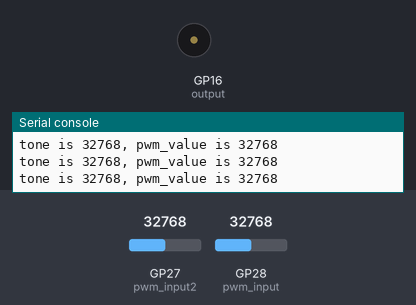
Simulated run of this program. Board: Raspberry Pi Pico running MicroPython. Shown: buzzer (waves = sounding), the last lines printed to the serial console. Inputs (shaded band) come from the test bench; at power-on: GP28 (pwm_input) = 32768, GP27 (pwm_input2) = 32768 (analog values on the 0–65535 scale).

Above: at 1.2 s.
1.3 s: GP28 (pwm_input) set to 12832
2.8 s: GP28 (pwm_input) set to 11296
At 4.0 s:
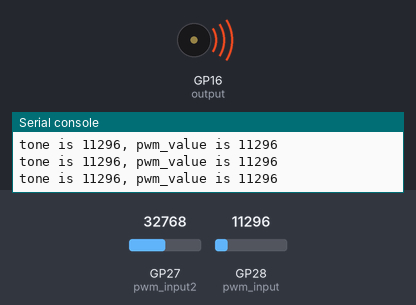
4.3 s: GP27 (pwm_input2) set to 0
At 5.4 s:
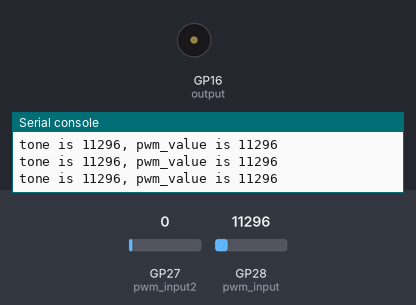
5.8 s: GP27 (pwm_input2) set to 7864
At 6.3 s:
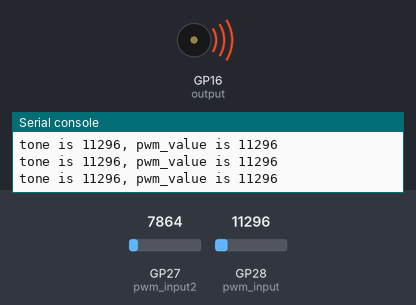
7.3 s: GP27 (pwm_input2) set to 65535
At 8.7 s:
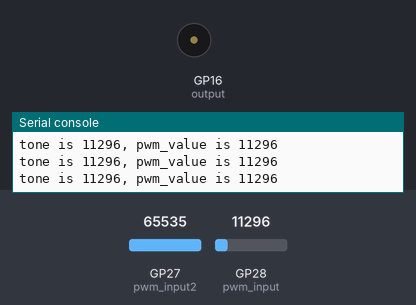
Timing chart, 0 to 9.8 s (numbered marks = the images above; inputs shaded):
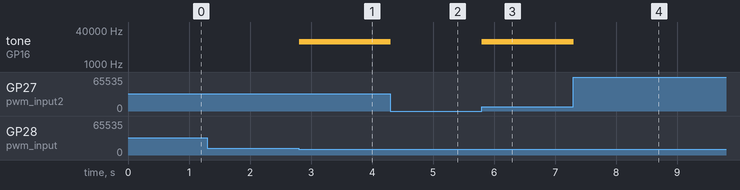

The program:

02_tone.py
```python
from machine import ADC, PWM, Pin
from time import sleep

output_pin = 16
pwm_pin = 28
pwm_pin2 = 27

pwm_input = ADC(pwm_pin)
pwm_input2 = ADC(pwm_pin2)
output = PWM(Pin(output_pin))

base_frequency = 000
tone = 0 # 10khz

pwm_value = 0
output.duty_u16(20000)

while True:
    output.duty_u16(pwm_input2.read_u16())
    pwm_value = pwm_input.read_u16()
    tone = base_frequency + pwm_value
    print(f"tone is {tone}, pwm_value is {pwm_value}")
    output.freq(tone)
    sleep(0.01)
```

Measured:
- the behaviour switches between 12016 and 12000 on GP28 (pwm_input) (found by bisection; images 0 and 1)
- after the input at 2.8 s, tone on GP16 (output): silent → 11296 Hz at once
- after the input at 4.3 s, tone on GP16 (output): 11296 Hz → silent at once
- after the input at 5.8 s, tone on GP16 (output): silent → 11296 Hz at once
- after the input at 7.3 s, tone on GP16 (output): 11296 Hz → silent at once
